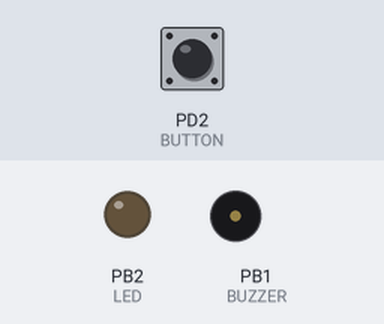
The program below on a simulated ATmega328P, built with avr-gcc and emulated at 16 MHz (the files do not name the chip). On the bench: output pins drawn as LEDs (lit = HIGH), buzzer (waves = sounding, pin HIGH). The inputs (shaded band) are chosen by the test bench; at power-on: PD2 (BUTTON) HIGH.

Above: at 1.2 s.
1.3 s: PD2 (BUTTON) pulled LOW for 0.15 s
At 1.7 s:
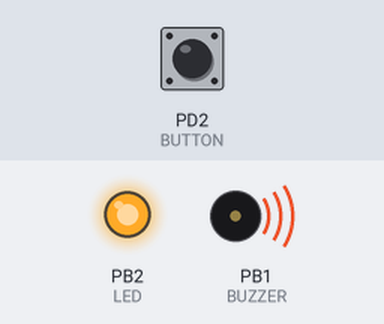
3.3 s: PD2 (BUTTON) pulled LOW for 3.2 s
At 5.6 s:
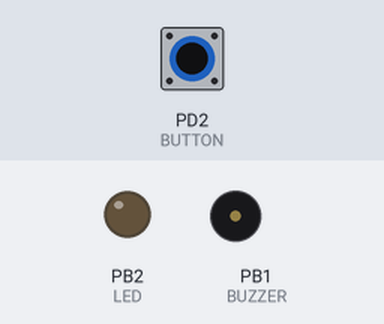
Timing chart, 0 to 8.1 s (numbered marks = the images above; inputs shaded):
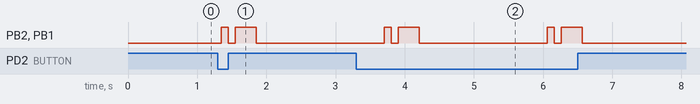

The program:

main.cpp
```cpp
#include <avr/io.h>
#include <util/delay.h>

#define F_CPU 16000000UL
#define BUTTON PD2  // Botão para ativar Morse
#define BUZZER PB1  // Pino do buzzer
#define LED PB2      // LED para indicar transmissão
#define DOT_TIME 100
#define DASH_TIME 300
#define LETTER_SPACE_TIME 700

void setup() {
    DDRB |= (1 << BUZZER) | (1 << LED); // Configura o buzzer e LED como saída
    DDRD &= ~(1 << BUTTON); // Configura o botão como entrada
    PORTD |= (1 << BUTTON); // Habilita pull-up no botão
}

void beep(int duration) {
    PORTB |= (1 << BUZZER) | (1 << LED);
    _delay_ms(duration);
    PORTB &= ~(1 << BUZZER) & ~(1 << LED);
    _delay_ms(DOT_TIME);
}

void transmitMorse(char c) {
    switch (c) {
        case 'A': beep(DOT_TIME); beep(DASH_TIME); break;
        case 'B': beep(DASH_TIME); beep(DOT_TIME); beep(DOT_TIME); beep(DOT_TIME); break;
        case 'C': beep(DASH_TIME); beep(DOT_TIME); beep(DASH_TIME); beep(DOT_TIME); break;
        default: break;
    }
    _delay_ms(LETTER_SPACE_TIME);
}

char detectButtonPress() {
    if (!(PIND & (1 << BUTTON))) {
        _delay_ms(50); // Debounce
        if (!(PIND & (1 << BUTTON))) {
            return 'A'; // Simula a letra 'A'
        }
    }
    return 0;
}

int main() {
    setup();
    while (1) {
        char letter = detectButtonPress();
        if (letter) {
            transmitMorse(letter);
            _delay_ms(1000);
        }
    }
}
```

Measured:
- after the input at 1.3 s, PB2 (LED), PB1 (BUZZER): LOW → HIGH after 0.05 s, → LOW 0.10 s later, → HIGH 0.10 s later, → LOW 0.30 s later
- after the input at 3.3 s, PB2 (LED), PB1 (BUZZER): LOW → HIGH after 0.41 s, → LOW 0.10 s later, → HIGH 0.10 s later, → LOW 0.30 s later, … (8 changes in this stretch)
